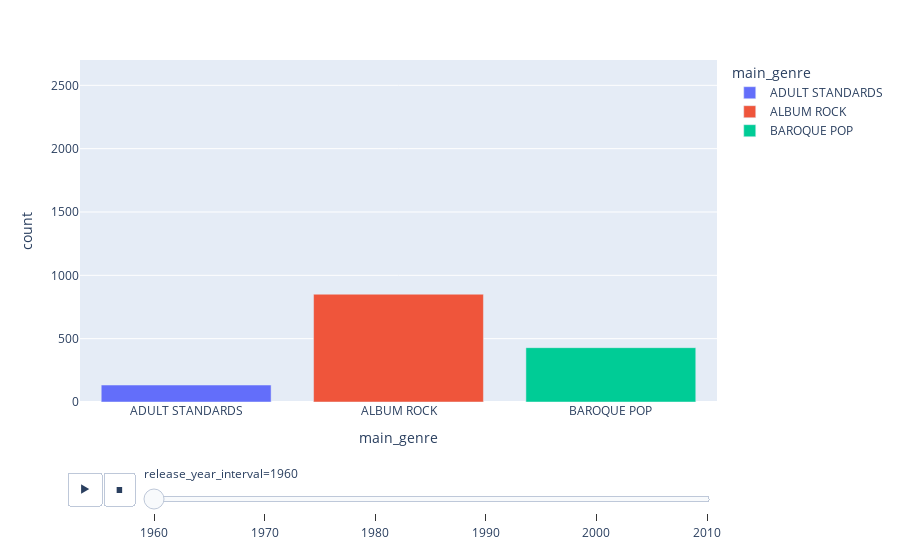

The cell this chart's notebook holds for it:
### Code cell
import plotly.graph_objects as go
import plotly.express as px


fig = px.bar(year2, x="main_genre", y="count", color="main_genre",
             #animation_frame='release_year_interval', animation_group="main_genre",
             #category_orders={'release_year_interval': (1960, 1970, 1980, 1990, 2000, 2010)},
             
             range_y=[0,2700])
fig.show()

### Figure 1 — Plotly figure (JSON) as saved in the notebook; plotly's stock layout.template omitted (floating-point values rounded to 4 significant figures)
{"data": [{"alignmentgroup": "True", "hovertemplate": "main_genre=%{x}<br>release_year_interval=1960<br>count=%{y}<extra></extra>", "ids": ["ADULT STANDARDS"], "legendgroup": "ADULT STANDARDS", "marker": {"color": "#636efa"}, "name": "ADULT STANDARDS", "offsetgroup": "ADULT STANDARDS", "orientation": "v", "showlegend": true, "textposition": "auto", "type": "bar", "x": ["ADULT STANDARDS"], "xaxis": "x", "y": [134], "yaxis": "y"}, {"alignmentgroup": "True", "hovertemplate": "main_genre=%{x}<br>release_year_interval=1960<br>count=%{y}<extra></extra>", "ids": ["ALBUM ROCK"], "legendgroup": "ALBUM ROCK", "marker": {"color": "#EF553B"}, "name": "ALBUM ROCK", "offsetgroup": "ALBUM ROCK", "orientation": "v", "showlegend": true, "textposition": "auto", "type": "bar", "x": ["ALBUM ROCK"], "xaxis": "x", "y": [851], "yaxis": "y"}, {"alignmentgroup": "True", "hovertemplate": "main_genre=%{x}<br>release_year_interval=1960<br>count=%{y}<extra></extra>", "ids": ["BAROQUE POP"], "legendgroup": "BAROQUE POP", "marker": {"color": "#00cc96"}, "name": "BAROQUE POP", "offsetgroup": "BAROQUE POP", "orientation": "v", "showlegend": true, "textposition": "auto", "type": "bar", "x": ["BAROQUE POP"], "xaxis": "x", "y": [429], "yaxis": "y"}], "layout": {"barmode": "relative", "legend": {"title": {"text": "main_genre"}, "tracegroupgap": 0}, "margin": {"t": 60}, "sliders": [{"active": 0, "currentvalue": {"prefix": "release_year_interval="}, "len": 0.9, "pad": {"b": 10, "t": 60}, "steps": [{"args": [["1960"], {"frame": {"duration": 0, "redraw": true}, "fromcurrent": true, "mode": "immediate", "transition": {"duration": 0, "easing": "linear"}}], "label": "1960", "method": "animate"}, {"args": [["1970"], {"frame": {"duration": 0, "redraw": true}, "fromcurrent": true, "mode": "immediate", "transition": {"duration": 0, "easing": "linear"}}], "label": "1970", "method": "animate"}, {"args": [["1980"], {"frame": {"duration": 0, "redraw": true}, "fromcurrent": true, "mode": "immediate", "transition": {"duration": 0, "easing": "linear"}}], "label": "1980", "method": "animate"}, {"args": [["1990"], {"frame": {"duration": 0, "redraw": true}, "fromcurrent": true, "mode": "immediate", "transition": {"duration": 0, "easing": "linear"}}], "label": "1990", "method": "animate"}, {"args": [["2000"], {"frame": {"duration": 0, "redraw": true}, "fromcurrent": true, "mode": "immediate", "transition": {"duration": 0, "easing": "linear"}}], "label": "2000", "method": "animate"}, {"args": [["2010"], {"frame": {"duration": 0, "redraw": true}, "fromcurrent": true, "mode": "immediate", "transition": {"duration": 0, "easing": "linear"}}], "label": "2010", "method": "animate"}], "x": 0.1, "xanchor": "left", "y": 0, "yanchor": "top"}], "updatemenus": [{"buttons": [{"args": [null, {"frame": {"duration": 500, "redraw": true}, "fromcurrent": true, "mode": "immediate", "transition": {"duration": 500, "easing": "linear"}}], "label": "&#9654;", "method": "animate"}, {"args": [[null], {"frame": {"duration": 0, "redraw": true}, "fromcurrent": true, "mode": "immediate", "transition": {"duration": 0, "easing": "linear"}}], "label": "&#9724;", "method": "animate"}], "direction": "left", "pad": {"r": 10, "t": 70}, "showactive": false, "type": "buttons", "x": 0.1, "xanchor": "right", "y": 0, "yanchor": "top"}], "xaxis": {"anchor": "y", "categoryarray": ["ADULT STANDARDS", "ALBUM ROCK", "BAROQUE POP", "CLASSIC ROCK", "CLASSIC COUNTRY POP", "GLAM ROCK", "COUNTRY ROCK", "BLUES ROCK", "ART ROCK", "HARD ROCK", "MELLOW GOLD", "ALTERNATIVE ROCK", "IRISH ROCK", "DANCE ROCK", "PERMANENT WAVE", "BANDA", "CONTEMPORARY COUNTRY", "EAST COAST HIP HOP", "ALTERNATIVE METAL", "DANCE POP", "ACOUSTIC POP", "HIP HOP", "EMO", "MODERN ROCK", "NEO MELLOW", "CCM", "LATIN", "POP", "CANADIAN HIP HOP", "FOLK-POP", "CANADIAN CONTEMPORARY R&B", "CHICAGO RAP", "K-POP", "CONSCIOUS HIP HOP", "ATL HIP HOP", "INDIE POP", "ART POP"], "categoryorder": "array", "domain": [0, 1], "title": {"text": "main_genre"}}, "yaxis": {"anchor": "x", "domain": [0, 1], "range": [0, 2700], "title": {"text": "count"}}}}
